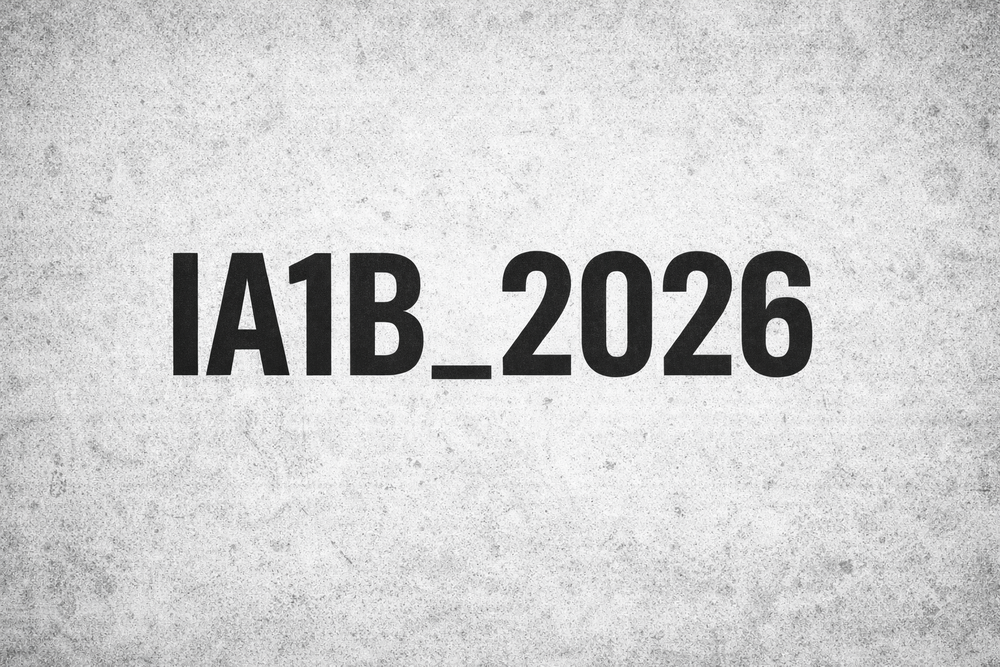
#> input picture Clase 6/iatext_test.png, 1000 x 667 px, shrunk from 1536 x 1024 before the run
$ python -i ocr_ar.py   (imports and definitions only)
#> lines starting #> are read from the running program, lines starting #| are printed output that depends on the picture; after the words box and inside, x2 and y2 are one past the last pixel; in counts of white or black regions, pixels touching at a corner belong together
#> further down, picture is the input picture: shape (667, 1000, 3); mean B, G, R 208, 207.6, 207.6
import cv2
import pytesseract
import numpy as np

#Isntalacion tesseract https://github.com/UB-Mannheim/tesseract/wiki
# Configurar ruta de Tesseract si es necesario
# pytesseract.pytesseract.tesseract_cmd = r'C:\Program Files\Tesseract-OCR\tesseract.exe'

#INSTALAR ESPECÍFICAMENTE ESTAS VERSIONES DE numpy y pandas
#pip uninstall numpy pandas -y
#pip install numpy==1.26.4 pandas==2.1.4

def cargar_imagen(ruta):
    imagen = cv2.imread(ruta)
    if imagen is None:
        print("No se pudo cargar la imagen. Verifique la ruta.")
        return None
    return imagen

def convertir_grises(imagen):
    return cv2.cvtColor(imagen, cv2.COLOR_BGR2GRAY)

def preprocesar_imagen(imagen):
    grises = convertir_grises(imagen)
    # Suavizado para reducir ruido
    suavizado = cv2.GaussianBlur(grises, (5,5), 0)
    _, umbral = cv2.threshold(suavizado, 150, 255, cv2.THRESH_BINARY)
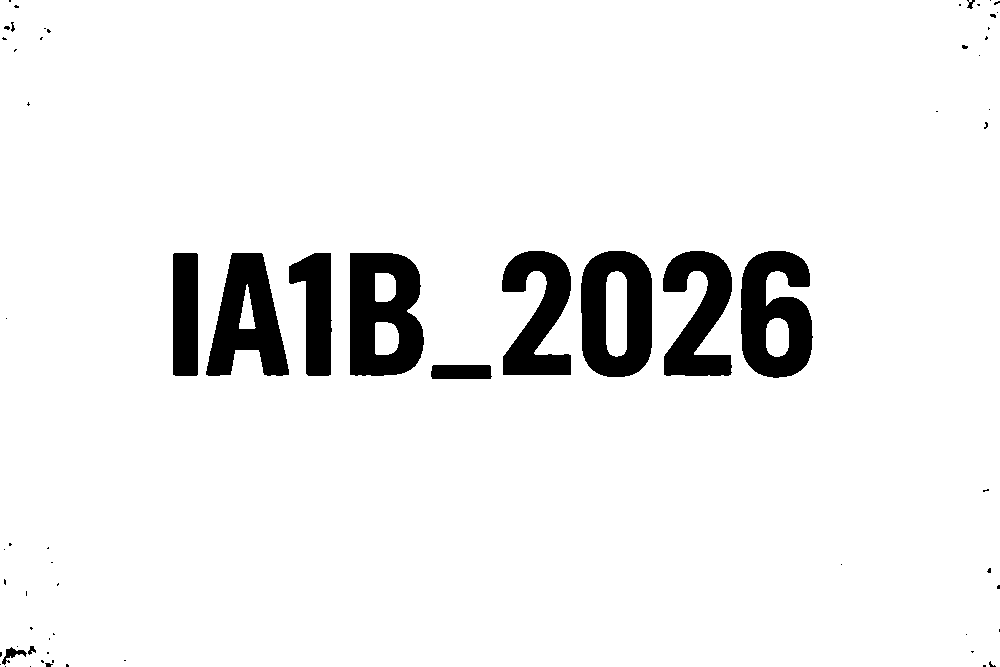
#> umbral: shape (667, 1000); 93.5% white; 66 black regions (52 under 20 px), largest, box (x1, y1, x2, y2) and area: (350, 253, 424, 376) 6925, (581, 251, 652, 377) 6328, (741, 251, 813, 378) 6304
    return umbral

def extraer_texto(imagen):
    texto = pytesseract.image_to_string(imagen, lang='eng')
    return texto.strip()

def superponer_texto(imagen, texto):
    imagen_ar = imagen.copy()
    y0, dy = 30, 30
    for i, linea in enumerate(texto.split('\n')):
        y = y0 + i*dy
        cv2.putText(imagen_ar, linea, (10, y), cv2.FONT_HERSHEY_SIMPLEX, 0.7, (0,0,255), 2)
    return imagen_ar

# [36 lines not run here, left out]

>>> import cv2
>>> picture = cv2.imread('iatext_test.png')
>>> result = preprocesar_imagen(picture)
